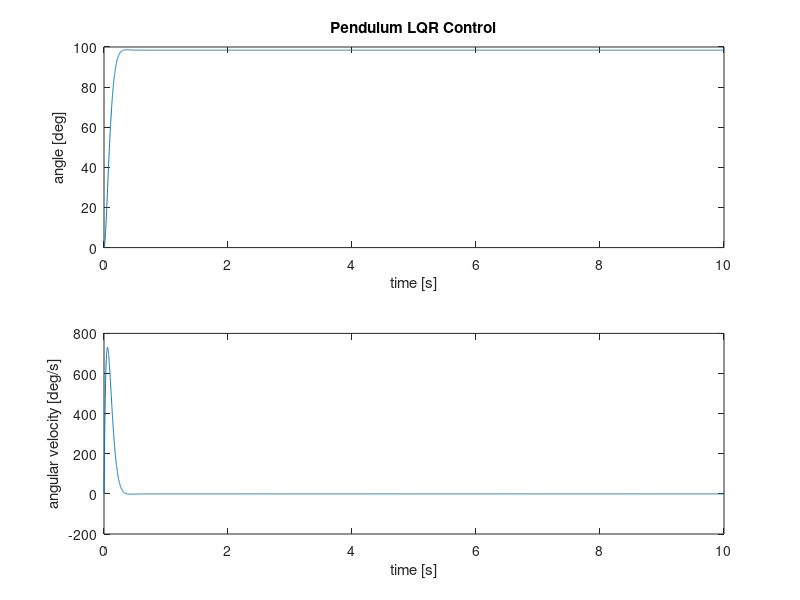

The MATLAB script that drew this image:
x1 = deg2rad(0);  %angle
x2 = 0;           %angular velocity
u = 0;            %torque, control input
g = 9.8;          %gravitational acceleration
l = 1;            %length of the rod [m]
k = 1;            %air drag coefficient
m = 0.5;          %mass [kg]

r = 2.4;          %gamma, parameter of Calyley transform
                  %SDA's author suggested the value between 2.1~2.6

%parameter for full state feedback control
K_full_state_fb = [100 1]; %k1: angle control gain,
                           %k2: angular velocity control gain

%parameters for H2 control
%Q: state penalty
Q = [3000 0
     0 10];
%R: control penalty
R = [0.1];

%controller setpoint
x1_d = deg2rad(100); %desired angle
x2_d = deg2rad(0); %desired angular velocity
x_d = [x1_d; x2_d];


%simulation time: sda_iteration_times * dt = ~10s
sda_iteration_times = 10000;
dt = 0.001;

%array for plotting
time_arr = zeros(1, sda_iteration_times);
x1_arr = zeros(1, sda_iteration_times);
x2_arr = zeros(1, sda_iteration_times);

tic();
for i = 1: sda_iteration_times
    %update system dynamics
    x1_dot = x2;
    x2_dot = (-g/l)*sin(x1) - (k/m)*x2 + (1/(m*l*l))*u;
    x1 = x1 + x1_dot * dt;
    x2 = x2 + x2_dot * dt;
    x = [x1; x2];

    %linear quadratic regulator
    a11 = 0;
    a12 = 1;
    a21 = (-g/l)*cos(x1);
    a22 = -k/m;
    A = [a11 a12;
         a21 a22];
    
    b1 = 0;
    b2 = 1/(m*l*l);
    B = [b1;
         b2];
    
    %solve CARE
    C = eye(2); %measurement matrix is identical, every states are measurable
    H = transpose(C) * Q * C;

    G = B*inv(R)*transpose(B);
    H = transpose(C)*Q*C;
    A_trans = transpose(A);
    A_r = A - (r*I);
    
    %solve CARE with SDA
    sda_iteration_times = 0;
    I = eye(2);
    A_hat_last = I + 2*r*inv(A_r + G*inv(transpose(A_r))*H);
    G_hat_last = 2*r*inv(A_r)*G*inv(transpose(A_r) + H*inv(A_r)*G);
    H_hat_last = 2*r*inv(transpose(A_r) + H*inv(A_r)*G)*H*inv(A_r);

    while 1
        sda_iteration_times = sda_iteration_times + 1;
    
        %reduce redundent calculation by pre-calculating repeated terms
        inv_I_plus_H_G = inv(I + (H_hat_last * G_hat_last));
        transpose_A_hat_last = transpose(A_hat_last);
    
        %update
        A_hat_new = A_hat_last * inv(I + G_hat_last * H_hat_last) * A_hat_last;
        G_hat_new = G_hat_last + (A_hat_last * G_hat_last * inv_I_plus_H_G * transpose_A_hat_last);
        H_Hat_new = H_hat_last + (transpose_A_hat_last * inv_I_plus_H_G * H_hat_last * A_hat_last);
    
        %matrix norms
        norm_H_last = norm(H_hat_last);
        norm_H_now = norm(H_Hat_new);
    
        %prepare next iteration
        A_hat_last = A_hat_new;
        G_hat_last = G_hat_new;
        H_hat_last = H_Hat_new;
    
        %stop iteration if converged
        if abs(norm_H_now - norm_H_last) < 0.01
            break;
        end
    
        %disp(abs(norm_H_now - norm_H_last));
    end
    X = H_Hat_new;
    
    %calculate optimal feedback control gain and control input
    K_lqr = inv(R) * transpose(B) * X;
    u = -K_lqr*(x-x_d);
    
    %full state feedback control
    %u = -K_full_state_fb*(x-x_d);
    
    %record datas for plotting
    x1_arr(i) = rad2deg(x1);
    x2_arr(i) = rad2deg(x2);
    time_arr(i) = i * dt;
end
toc();

figure(1);
subplot (2, 1, 1);
plot(time_arr, x1_arr);
title('Pendulum LQR Control');
xlabel('time [s]');
ylabel('angle [deg]');
subplot (2, 1, 2);
plot(time_arr, x2_arr);
xlabel('time [s]');
ylabel('angular velocity [deg/s]');